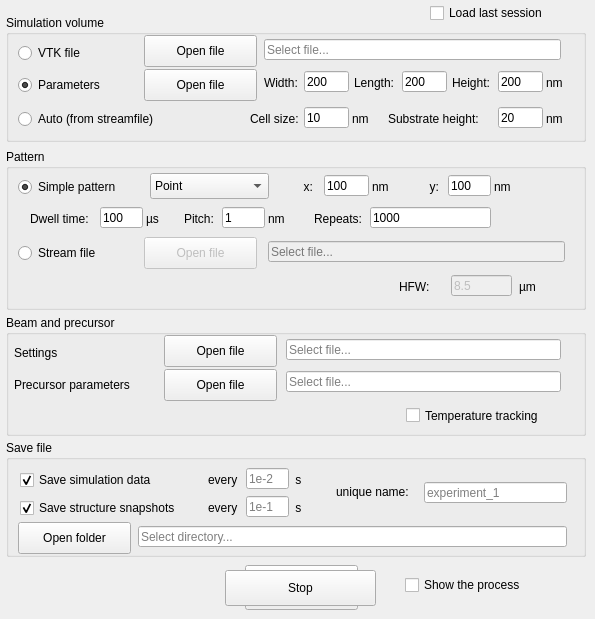
      <widget class="QWidget" name="tab_febid">
       <attribute name="title">
        <string>FEBID</string>
       </attribute>
       <widget class="QGroupBox" name="groupBox">
        <property name="geometry">
         <rect>
          <x>6</x>
          <y>15</y>
          <width>580</width>
          <height>127</height>
         </rect>
        </property>
        <property name="title">
         <string>Simulation volume</string>
        </property>
        <widget class="QRadioButton" name="choice_geom_parameters_file">
         <property name="geometry">
          <rect>
           <x>12</x>
           <y>60</y>
           <width>119</width>
           <height>20</height>
          </rect>
         </property>
         <property name="text">
          <string>Parameters</string>
         </property>
         <property name="checked">
          <bool>true</bool>
         </property>
        </widget>
        <widget class="QRadioButton" name="choice_vtk_file">
         <property name="geometry">
          <rect>
           <x>12</x>
           <y>28</y>
           <width>100</width>
           <height>20</height>
          </rect>
         </property>
         <property name="text">
          <string>VTK file</string>
         </property>
         <property name="checked">
          <bool>false</bool>
         </property>
        </widget>
        <widget class="QRadioButton" name="choice_auto">
         <property name="geometry">
          <rect>
           <x>12</x>
           <y>94</y>
           <width>159</width>
           <height>20</height>
          </rect>
         </property>
         <property name="text">
          <string>Auto (from streamfile)</string>
         </property>
        </widget>
        <widget class="QPushButton" name="open_vtk_file_button">
         <property name="geometry">
          <rect>
           <x>138</x>
           <y>20</y>
           <width>113</width>
           <height>32</height>
          </rect>
         </property>
         <property name="text">
          <string>Open file</string>
         </property>
        </widget>
        <widget class="QLineEdit" name="input_width">
         <property name="geometry">
          <rect>
           <x>298</x>
           <y>56</y>
           <width>45</width>
           <height>21</height>
          </rect>
         </property>
         <property name="inputMask">
          <string/>
         </property>
         <property name="text">
          <string>200</string>
         </property>
         <property name="maxLength">
          <number>5</number>
         </property>
         <property name="readOnly">
          <bool>false</bool>
         </property>
         <property name="placeholderText">
          <string>200</string>
         </property>
        </widget>
        <widget class="QLineEdit" name="input_length">
         <property name="geometry">
          <rect>
           <x>396</x>
           <y>56</y>
           <width>45</width>
           <height>21</height>
          </rect>
         </property>
         <property name="inputMask">
          <string/>
         </property>
         <property name="text">
          <string>200</string>
         </property>
         <property name="maxLength">
          <number>5</number>
         </property>
         <property name="readOnly">
          <bool>false</bool>
         </property>
         <property name="placeholderText">
          <string>200</string>
         </property>
        </widget>
        <widget class="QLineEdit" name="input_height">
         <property name="geometry">
          <rect>
           <x>492</x>
           <y>56</y>
           <width>45</width>
           <height>21</height>
          </rect>
         </property>
         <property name="inputMask">
          <string/>
         </property>
         <property name="text">
          <string>200</string>
         </property>
         <property name="maxLength">
          <number>5</number>
         </property>
         <property name="readOnly">
          <bool>false</bool>
         </property>
         <property name="placeholderText">
          <string>200</string>
         </property>
        </widget>
        <widget class="QLabel" name="l_dimensions_units">
         <property name="geometry">
          <rect>
           <x>540</x>
           <y>60</y>
           <width>19</width>
           <height>16</height>
          </rect>
         </property>
         <property name="text">
          <string>nm</string>
         </property>
        </widget>
        <widget class="QPushButton" name="open_geom_parameters_file_button">
         <property name="geometry">
          <rect>
           <x>138</x>
           <y>54</y>
           <width>113</width>
           <height>32</height>
          </rect>
         </property>
         <property name="text">
          <string>Open file</string>
         </property>
        </widget>
        <widget class="QLineEdit" name="vtk_filename_display">
         <property name="geometry">
          <rect>
           <x>258</x>
           <y>24</y>
           <width>297</width>
           <height>21</height>
          </rect>
         </property>
         <property name="readOnly">
          <bool>true</bool>
         </property>
         <property name="placeholderText">
          <string>Select file...</string>
         </property>
        </widget>
        <widget class="QLabel" name="l_width">
         <property name="enabled">
          <bool>true</bool>
         </property>
         <property name="geometry">
          <rect>
           <x>258</x>
           <y>60</y>
           <width>41</width>
           <height>16</height>
          </rect>
         </property>
         <property name="text">
          <string>Width:</string>
         </property>
        </widget>
        <widget class="QLabel" name="l_length">
         <property name="geometry">
          <rect>
           <x>348</x>
           <y>60</y>
           <width>45</width>
           <height>16</height>
          </rect>
         </property>
         <property name="text">
          <string>Length:</string>
         </property>
        </widget>
        <widget class="QLabel" name="l_height">
         <property name="geometry">
          <rect>
           <x>446</x>
           <y>60</y>
           <width>45</width>
           <height>16</height>
          </rect>
         </property>
         <property name="text">
          <string>Height:</string>
         </property>
        </widget>
        <widget class="QLabel" name="l_cell_size">
         <property name="geometry">
          <rect>
           <x>244</x>
           <y>96</y>
           <width>60</width>
           <height>16</height>
          </rect>
         </property>
         <property name="text">
          <string>Cell size:</string>
         </property>
        </widget>
        <widget class="QLineEdit" name="input_cell_size">
         <property name="geometry">
          <rect>
           <x>298</x>
           <y>92</y>
           <width>45</width>
           <height>21</height>
          </rect>
         </property>
         <property name="inputMask">
          <string/>
         </property>
         <property name="text">
          <string>10</string>
         </property>
         <property name="maxLength">
          <number>4</number>
         </property>
         <property name="readOnly">
          <bool>false</bool>
         </property>
         <property name="placeholderText">
          <string>10</string>
         </property>
        </widget>
        <widget class="QLabel" name="l_cell_size_units">
         <property name="geometry">
          <rect>
           <x>346</x>
           <y>96</y>
           <width>19</width>
           <height>16</height>
          </rect>
         </property>
         <property name="text">
          <string>nm</string>
         </property>
        </widget>
        <widget class="QLabel" name="l_substrate_height_units">
         <property name="geometry">
          <rect>
           <x>540</x>
           <y>96</y>
           <width>19</width>
           <height>16</height>
          </rect>
         </property>
         <property name="text">
          <string>nm</string>
         </property>
        </widget>
        <widget class="QLineEdit" name="input_substrate_height">
         <property name="geometry">
          <rect>
           <x>492</x>
           <y>92</y>
           <width>45</width>
           <height>21</height>
          </rect>
         </property>
         <property name="inputMask">
          <string/>
         </property>
         <property name="text">
          <string>20</string>
         </property>
         <property name="maxLength">
          <number>4</number>
         </property>
         <property name="placeholderText">
          <string>20</string>
         </property>
        </widget>
        <widget class="QLabel" name="l_substrate_height">
         <property name="geometry">
          <rect>
           <x>382</x>
           <y>96</y>
           <width>105</width>
           <height>16</height>
          </rect>
         </property>
         <property name="text">
          <string>Substrate height:</string>
         </property>
        </widget>
       </widget>
       <widget class="QGroupBox" name="groupBox_2">
        <property name="geometry">
         <rect>
          <x>6</x>
          <y>149</y>
          <width>580</width>
          <height>161</height>
         </rect>
        </property>
        <property name="title">
         <string>Pattern</string>
        </property>
        <widget class="QRadioButton" name="choice_stream_file">
         <property name="geometry">
          <rect>
           <x>12</x>
           <y>94</y>
           <width>119</width>
           <height>20</height>
          </rect>
         </property>
         <property name="text">
          <string>Stream file</string>
         </property>
        </widget>
        <widget class="QRadioButton" name="choice_simple_pattern">
         <property name="geometry">
          <rect>
           <x>12</x>
           <y>28</y>
           <width>115</width>
           <height>20</height>
          </rect>
         </property>
         <property name="text">
          <string>Simple pattern</string>
         </property>
         <property name="checked">
          <bool>true</bool>
         </property>
        </widget>
        <widget class="QPushButton" name="open_stream_file_button">
         <property name="enabled">
          <bool>false</bool>
         </property>
         <property name="geometry">
          <rect>
           <x>138</x>
           <y>88</y>
           <width>113</width>
           <height>32</height>
          </rect>
         </property>
         <property name="text">
          <string>Open file</string>
         </property>
        </widget>
        <widget class="QLineEdit" name="input_param2">
         <property name="geometry">
          <rect>
           <x>442</x>
           <y>26</y>
           <width>43</width>
           <height>21</height>
          </rect>
         </property>
         <property name="text">
          <string>100</string>
         </property>
         <property name="maxLength">
          <number>4</number>
         </property>
         <property name="placeholderText">
          <string>100</string>
         </property>
        </widget>
        <widget class="QComboBox" name="pattern_selection">
         <property name="geometry">
          <rect>
           <x>144</x>
           <y>24</y>
           <width>119</width>
           <height>26</height>
          </rect>
         </property>
         <property name="currentIndex">
          <number>0</number>
         </property>
         <item>
          <property name="text">
           <string>Point</string>
          </property>
         </item>
         <item>
          <property name="text">
           <string>Line</string>
          </property>
         </item>
         <item>
          <property name="text">
           <string>Rectangle</string>
          </property>
         </item>
         <item>
          <property name="text">
           <string>Square</string>
          </property>
         </item>
         <item>
          <property name="text">
           <string>Circle</string>
          </property>
         </item>
        </widget>
        <widget class="QLabel" name="l_param1">
         <property name="geometry">
          <rect>
           <x>270</x>
           <y>30</y>
           <width>37</width>
           <height>16</height>
          </rect>
         </property>
         <property name="text">
          <string>x:</string>
         </property>
         <property name="alignment">
          <set>Qt::AlignRight|Qt::AlignTrailing|Qt::AlignVCenter</set>
         </property>
        </widget>
        <widget class="QLineEdit" name="input_param1">
         <property name="geometry">
          <rect>
           <x>318</x>
           <y>26</y>
           <width>45</width>
           <height>21</height>
          </rect>
         </property>
         <property name="text">
          <string>100</string>
         </property>
         <property name="maxLength">
          <number>4</number>
         </property>
         <property name="placeholderText">
          <string>100</string>
         </property>
        </widget>
        <widget class="QLabel" name="l_param2">
         <property name="geometry">
          <rect>
           <x>392</x>
           <y>30</y>
           <width>41</width>
           <height>16</height>
          </rect>
         </property>
         <property name="layoutDirection">
          <enum>Qt::LeftToRight</enum>
         </property>
         <property name="autoFillBackground">
          <bool>false</bool>
         </property>
         <property name="text">
          <string>y:</string>
         </property>
         <property name="alignment">
          <set>Qt::AlignRight|Qt::AlignTrailing|Qt::AlignVCenter</set>
         </property>
        </widget>
        <widget class="QLineEdit" name="stream_file_filename_display">
         <property name="enabled">
          <bool>false</bool>
         </property>
         <property name="geometry">
          <rect>
           <x>262</x>
           <y>92</y>
           <width>297</width>
           <height>21</height>
          </rect>
         </property>
         <property name="readOnly">
          <bool>true</bool>
         </property>
         <property name="placeholderText">
          <string>Select file...</string>
         </property>
        </widget>
        <widget class="QLineEdit" name="input_dwell_time">
         <property name="geometry">
          <rect>
           <x>94</x>
           <y>58</y>
           <width>43</width>
           <height>21</height>
          </rect>
         </property>
         <property name="text">
          <string>100</string>
         </property>
         <property name="maxLength">
          <number>4</number>
         </property>
         <property name="placeholderText">
          <string>100</string>
         </property>
        </widget>
        <widget class="QLabel" name="l_dwell_time">
         <property name="geometry">
          <rect>
           <x>24</x>
           <y>62</y>
           <width>71</width>
           <height>16</height>
          </rect>
         </property>
         <property name="text">
          <string>Dwell time:</string>
         </property>
        </widget>
        <widget class="QLabel" name="l_pitch">
         <property name="geometry">
          <rect>
           <x>178</x>
           <y>62</y>
           <width>39</width>
           <height>16</height>
          </rect>
         </property>
         <property name="text">
          <string>Pitch:</string>
         </property>
        </widget>
        <widget class="QLineEdit" name="input_pitch">
         <property name="geometry">
          <rect>
           <x>216</x>
           <y>58</y>
           <width>43</width>
           <height>21</height>
          </rect>
         </property>
         <property name="text">
          <string>1</string>
         </property>
         <property name="maxLength">
          <number>3</number>
         </property>
         <property name="placeholderText">
          <string>1</string>
         </property>
        </widget>
        <widget class="QLabel" name="l_repeats">
         <property name="geometry">
          <rect>
           <x>308</x>
           <y>62</y>
           <width>57</width>
           <height>16</height>
          </rect>
         </property>
         <property name="text">
          <string>Repeats:</string>
         </property>
        </widget>
        <widget class="QLineEdit" name="input_repeats">
         <property name="geometry">
          <rect>
           <x>364</x>
           <y>58</y>
           <width>121</width>
           <height>21</height>
          </rect>
         </property>
         <property name="text">
          <string>1000</string>
         </property>
         <property name="placeholderText">
          <string>1000</string>
         </property>
        </widget>
        <widget class="QLabel" name="l_param1_units">
         <property name="geometry">
          <rect>
           <x>366</x>
           <y>30</y>
           <width>19</width>
           <height>16</height>
          </rect>
         </property>
         <property name="text">
          <string>nm</string>
         </property>
        </widget>
        <widget class="QLabel" name="l_param2_units">
         <property name="geometry">
          <rect>
           <x>488</x>
           <y>30</y>
           <width>19</width>
           <height>16</height>
          </rect>
         </property>
         <property name="text">
          <string>nm</string>
         </property>
        </widget>
        <widget class="QLabel" name="l_dwell_time_units">
         <property name="geometry">
          <rect>
           <x>140</x>
           <y>62</y>
           <width>19</width>
           <height>16</height>
          </rect>
         </property>
         <property name="text">
          <string>µs</string>
         </property>
        </widget>
        <widget class="QLabel" name="l_pitc_units">
         <property name="geometry">
          <rect>
           <x>262</x>
           <y>62</y>
           <width>19</width>
           <height>16</height>
          </rect>
         </property>
         <property name="text">
          <string>nm</string>
         </property>
        </widget>
        <widget class="QLabel" name="l_hfw">
         <property name="geometry">
          <rect>
           <x>393</x>
           <y>130</y>
           <width>41</width>
           <height>16</height>
          </rect>
         </property>
         <property name="text">
          <string>HFW:</string>
         </property>
        </widget>
        <widget class="QLineEdit" name="input_hfw">
         <property name="enabled">
          <bool>false</bool>
         </property>
         <property name="geometry">
          <rect>
           <x>445</x>
           <y>126</y>
           <width>61</width>
           <height>21</height>
          </rect>
         </property>
         <property name="inputMask">
          <string/>
         </property>
         <property name="text">
          <string>8.5</string>
         </property>
         <property name="maxLength">
          <number>32767</number>
         </property>
         <property name="placeholderText">
          <string>Input...</string>
         </property>
        </widget>
        <widget class="QLabel" name="l_hfw_units">
         <property name="geometry">
          <rect>
           <x>513</x>
           <y>130</y>
           <width>41</width>
           <height>16</height>
          </rect>
         </property>
         <property name="text">
          <string>µm</string>
         </property>
        </widget>
       </widget>
       <widget class="QGroupBox" name="groupBox_4">
        <property name="geometry">
         <rect>
          <x>6</x>
          <y>315</y>
          <width>580</width>
          <height>121</height>
         </rect>
        </property>
        <property name="title">
         <string>Beam and precursor</string>
        </property>
        <widget class="QPushButton" name="open_settings_file_button">
         <property name="geometry">
          <rect>
           <x>158</x>
           <y>20</y>
           <width>113</width>
           <height>32</height>
          </rect>
         </property>
         <property name="text">
          <string>Open file</string>
         </property>
        </widget>
        <widget class="QPushButton" name="open_precursor_parameters_file_button">
         <property name="geometry">
          <rect>
           <x>158</x>
           <y>54</y>
           <width>113</width>
           <height>32</height>
          </rect>
         </property>
         <property name="text">
          <string>Open file</string>
         </property>
        </widget>
        <widget class="QLineEdit" name="settings_filename_display">
         <property name="geometry">
          <rect>
           <x>280</x>
           <y>24</y>
           <width>275</width>
           <height>21</height>
          </rect>
         </property>
         <property name="readOnly">
          <bool>true</bool>
         </property>
         <property name="placeholderText">
          <string>Select file...</string>
         </property>
        </widget>
        <widget class="QLineEdit" name="precursor_parameters_filename_display">
         <property name="geometry">
          <rect>
           <x>280</x>
           <y>56</y>
           <width>275</width>
           <height>21</height>
          </rect>
         </property>
         <property name="readOnly">
          <bool>true</bool>
         </property>
         <property name="placeholderText">
          <string>Select file...</string>
         </property>
        </widget>
        <widget class="QLabel" name="label_12">
         <property name="geometry">
          <rect>
           <x>8</x>
           <y>30</y>
           <width>117</width>
           <height>16</height>
          </rect>
         </property>
         <property name="text">
          <string>Settings</string>
         </property>
        </widget>
        <widget class="QLabel" name="label_13">
         <property name="geometry">
          <rect>
           <x>8</x>
           <y>62</y>
           <width>143</width>
           <height>16</height>
          </rect>
         </property>
         <property name="text">
          <string>Precursor parameters</string>
         </property>
        </widget>
        <widget class="QCheckBox" name="checkbox_temperature_tracking">
         <property name="geometry">
          <rect>
           <x>400</x>
           <y>90</y>
           <width>161</width>
           <height>21</height>
          </rect>
         </property>
         <property name="toolTip">
          <string>Enable tracking of the temperature during deposition and temperature dependece of residence time and diffusion</string>
         </property>
         <property name="text">
          <string>Temperature tracking</string>
         </property>
        </widget>
       </widget>
       <widget class="QPushButton" name="start_febid_button">
        <property name="geometry">
         <rect>
          <x>245</x>
          <y>565</y>
          <width>113</width>
          <height>45</height>
         </rect>
        </property>
        <property name="text">
         <string>Start</string>
        </property>
       </widget>
       <widget class="QGroupBox" name="groupBox_7">
        <property name="geometry">
         <rect>
          <x>6</x>
          <y>440</y>
          <width>580</width>
          <height>117</height>
         </rect>
        </property>
        <property name="title">
         <string>Save file</string>
        </property>
        <widget class="QCheckBox" name="checkbox_save_simulation_data">
         <property name="geometry">
          <rect>
           <x>14</x>
           <y>30</y>
           <width>157</width>
           <height>20</height>
          </rect>
         </property>
         <property name="text">
          <string>Save simulation data</string>
         </property>
         <property name="checked">
          <bool>true</bool>
         </property>
        </widget>
        <widget class="QCheckBox" name="checkbox_save_snapshots">
         <property name="geometry">
          <rect>
           <x>14</x>
           <y>58</y>
           <width>181</width>
           <height>20</height>
          </rect>
         </property>
         <property name="text">
          <string>Save structure snapshots</string>
         </property>
         <property name="checked">
          <bool>true</bool>
         </property>
        </widget>
        <widget class="QLabel" name="l_sim_data_interval">
         <property name="geometry">
          <rect>
           <x>202</x>
           <y>32</y>
           <width>39</width>
           <height>16</height>
          </rect>
         </property>
         <property name="text">
          <string>every</string>
         </property>
        </widget>
        <widget class="QLabel" name="l_sim_data_interval_units">
         <property name="geometry">
          <rect>
           <x>286</x>
           <y>32</y>
           <width>43</width>
           <height>16</height>
          </rect>
         </property>
         <property name="text">
          <string> s</string>
         </property>
        </widget>
        <widget class="QLineEdit" name="input_simulation_data_interval">
         <property name="geometry">
          <rect>
           <x>240</x>
           <y>28</y>
           <width>43</width>
           <height>21</height>
          </rect>
         </property>
         <property name="text">
          <string/>
         </property>
         <property name="maxLength">
          <number>6</number>
         </property>
         <property name="placeholderText">
          <string>1e-2</string>
         </property>
        </widget>
        <widget class="QLineEdit" name="input_structure_snapshot_interval">
         <property name="geometry">
          <rect>
           <x>240</x>
           <y>56</y>
           <width>43</width>
           <height>21</height>
          </rect>
         </property>
         <property name="text">
          <string/>
         </property>
         <property name="maxLength">
          <number>5</number>
         </property>
         <property name="placeholderText">
          <string>1e-1</string>
         </property>
        </widget>
        <widget class="QLabel" name="l_snapshot_interval">
         <property name="geometry">
          <rect>
           <x>202</x>
           <y>60</y>
           <width>39</width>
           <height>16</height>
          </rect>
         </property>
         <property name="text">
          <string>every</string>
         </property>
        </widget>
        <widget class="QLabel" name="l_snapshot_interval_units">
         <property name="geometry">
          <rect>
           <x>286</x>
           <y>60</y>
           <width>41</width>
           <height>16</height>
          </rect>
         </property>
         <property name="text">
          <string> s</string>
         </property>
        </widget>
        <widget class="QLineEdit" name="input_unique_name">
         <property name="geometry">
          <rect>
           <x>418</x>
           <y>42</y>
           <width>143</width>
           <height>21</height>
          </rect>
         </property>
         <property name="inputMask">
          <string/>
         </property>
         <property name="text">
          <string/>
         </property>
         <property name="maxLength">
          <number>32</number>
         </property>
         <property name="placeholderText">
          <string>experiment_1</string>
         </property>
        </widget>
        <widget class="QLabel" name="l_unique_name">
         <property name="geometry">
          <rect>
           <x>330</x>
           <y>44</y>
           <width>83</width>
           <height>16</height>
          </rect>
         </property>
         <property name="text">
          <string>unique name:</string>
         </property>
        </widget>
        <widget class="QPushButton" name="open_save_folder_button">
         <property name="geometry">
          <rect>
           <x>12</x>
           <y>82</y>
           <width>113</width>
           <height>32</height>
          </rect>
         </property>
         <property name="text">
          <string>Open folder</string>
         </property>
        </widget>
        <widget class="QLineEdit" name="save_folder_display">
         <property name="geometry">
          <rect>
           <x>132</x>
           <y>86</y>
           <width>429</width>
           <height>21</height>
          </rect>
         </property>
         <property name="readOnly">
          <bool>true</bool>
         </property>
         <property name="placeholderText">
          <string>Select directory...</string>
         </property>
        </widget>
       </widget>
       <widget class="QCheckBox" name="checkbox_show">
        <property name="geometry">
         <rect>
          <x>405</x>
          <y>575</y>
          <width>133</width>
          <height>20</height>
         </rect>
        </property>
        <property name="text">
         <string>Show the process</string>
        </property>
        <property name="checked">
         <bool>false</bool>
        </property>
       </widget>
       <widget class="QCheckBox" name="checkbox_load_last_session">
        <property name="geometry">
         <rect>
          <x>430</x>
          <y>5</y>
          <width>133</width>
          <height>16</height>
         </rect>
        </property>
        <property name="text">
         <string>Load last session</string>
        </property>
        <property name="checked">
         <bool>false</bool>
        </property>
       </widget>
       <widget class="QPushButton" name="stop_febid_button">
        <property name="enabled">
         <bool>true</bool>
        </property>
        <property name="geometry">
         <rect>
          <x>225</x>
          <y>570</y>
          <width>151</width>
          <height>36</height>
         </rect>
        </property>
        <property name="text">
         <string>Stop</string>
        </property>
       </widget>
      </widget>
